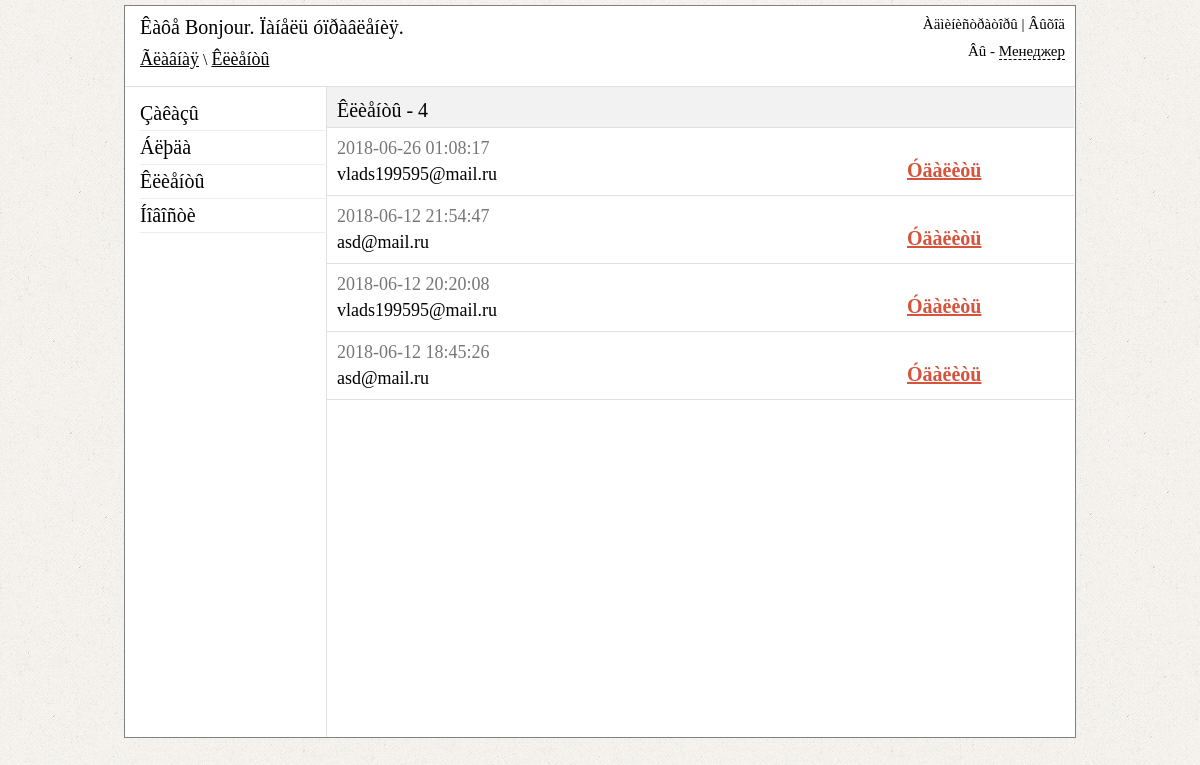
The page /admin/clients.php (signed in) on the database its author committed.
### tables this page shows
CREATE TABLE IF NOT EXISTS `reg_user` (
  `id` int(11) NOT NULL AUTO_INCREMENT,
  `login` varchar(100) NOT NULL,
  `pass` varchar(100) NOT NULL,
  `surname` varchar(100) NOT NULL,
  `name` varchar(100) NOT NULL,
  `patronymic` varchar(100) NOT NULL,
  `email` varchar(100) NOT NULL,
  `phone` varchar(100) NOT NULL,
  `address` text NOT NULL,
  `datetime` datetime NOT NULL,
  `ip` varchar(50) NOT NULL,
  PRIMARY KEY (`id`)
);

### admin/clients.php (the view, shortened to what this page needs)
<?php
if ($_SESSION['auth_admin'] == "yes_auth")
{
  include("include/db_connect.php");
?>
<!DOCTYPE HTML>
<html>
<head>
	<link href="css/style.css" rel="stylesheet" type="text/css" />
    <link href="css/reset.css" rel="stylesheet" type="text/css" />
    <link href="jquery_confirm/jquery_confirm.css" rel="stylesheet" type="text/css" />
</head>
<body background="images/back.png">
<div id="block-body">
<?php
	include("include/block-header.php");
    $all_client = mysql_query("SELECT * FROM reg_user", $link);
    $result_count = mysql_num_rows($all_client);
?>
<div id="block-content">
<div id="block-parameters">
<p id="count-client">Êëèåíòû - <strong><?php echo $result_count;?></strong></p>
</div>
<?php
if ($_SESSION['view_clients'] == '1')
{
$num = 4;
    $page = strip_tags($_GET['page']);
    $page = mysql_real_escape_string($page);
$count = mysql_query("SELECT COUNT(*) FROM reg_user",$link);
$temp = mysql_fetch_array($count);
$page = intval($page);
if(empty($page) or $page < 0) $page = 1;
$start = $page * $num - $num;
if ($temp[0] > 0)
{
$result = mysql_query("SELECT * FROM reg_user ORDER BY id DESC LIMIT $start, $num",$link);
 If (mysql_num_rows($result) > 0)
{
$row = mysql_fetch_array($result);
do
{
 echo '
 <div class="block-clients">
 <p class="client-datetime" >'.$row["datetime"].'</p>
 <p class="client-email" ><strong>'.$row["email"].'</strong></p>
 <p class="client-links" ><a class="delete" rel="clients.php?id='.$row["id"].'&action=delete" >Óäàëèòü</a></p>
 <ul>
 <li><strong>E-Mail</strong> - '.$row["email"].'</li>
 <li><strong>ÔÈÎ</strong> - '.$row["surname"].' '.$row["name"].' '.$row["patronymic"].'</li>
 <li><strong>Àäðåñ</strong> - '.$row["address"].'</li>
 <li><strong>Òåëåôîí</strong> - '.$row["phone"].'</li>
 <li><strong>IP</strong> - '.$row["ip"].'</li>
 <li><strong>Äàòà ðåãèñòðàöèè</strong> - '.$row["datetime"].'</li>
 </ul>
 </div>
 ';
} while ($row = mysql_fetch_array($result));
}
}
}else
{
    $msgerror = '<p id="form-error" align="center">Ó âàñ íåò ïðàâ íà ïðîñìîòð äàííîé ñòðàíèöû!</p>';
}
?>
</div>
</div>
</body>
</html>
<?php
}else
{
    header("Location: login.php");
}
?>

### admin/css/style.css (style rules this page uses)
#block-body { width: 950px; margin: 5px auto; background-color: white; border: 1px solid grey; }
#block-header1 a { font: 18px Monotype Corsiva; color: black; }
#block-content { width: 747px; min-height: 650px; height: auto; margin-left: 201px; border-left: 1px solid #E0E0E0; }
#block-parameters { height: 40px; border-bottom: 1px solid #E0E0E0; background-color: #F2F2F2; }
.delete { font:bold 20px Monotype Corsiva; color: #D6533C; cursor: pointer; text-decoration: underline; }
#count-client { position: absolute; font: 20px Monotype Corsiva ; margin-left: 10px; margin-top: 12px; }
.block-clients { border-bottom: 1px solid #E0E0E0; min-height: 40px; height: auto; cursor: pointer; }
.client-datetime { font: 18px Monotype Corsiva; margin-left: 10px; color: #767676; margin-top: 10px; margin-bottom: 0px; }
.client-email { font: 18px Monotype Corsiva; margin-left: 10px; color: black; margin-top: 5px; margin-bottom: 10px; }
.client-links { font: 18px Monotype Corsiva; position: absolute; margin-left: 580px; margin-top: -36px; }

### rows shown on the page
reg_user: datetime "2018-06-26 01:08:17", email "vlads199595@mail.ru"
reg_user: datetime "2018-06-12 21:54:47", email "asd@mail.ru"
reg_user: datetime "2018-06-12 20:20:08", email "vlads199595@mail.ru"
reg_user: datetime "2018-06-12 18:45:26", email "asd@mail.ru"

### other values the page prints
$_SESSION['urlpage'] "Ãëàâíàÿ \\ Êëèåíòû"
$_SESSION['admin_role'] "Менеджер"
$result_count "4"
